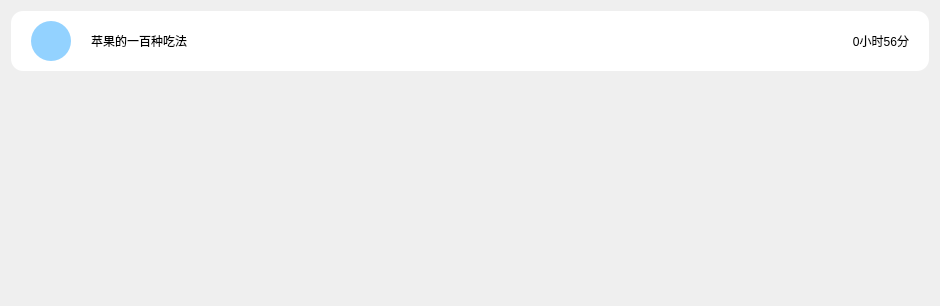
       <widget class="QWidget" name="tj_s_scrollAreaWidgetContents">
        <property name="geometry">
         <rect>
          <x>0</x>
          <y>0</y>
          <width>940</width>
          <height>306</height>
         </rect>
        </property>
        <property name="styleSheet">
         <string notr="true"/>
        </property>
        <layout class="QVBoxLayout" name="verticalLayout_4">
         <item>
          <widget class="QFrame" name="tj_s_Detail">
           <property name="styleSheet">
            <string notr="true">background-color: #FFF;
border-radius: 12px;
</string>
           </property>
           <property name="frameShape">
            <enum>QFrame::StyledPanel</enum>
           </property>
           <property name="frameShadow">
            <enum>QFrame::Raised</enum>
           </property>
           <layout class="QHBoxLayout" name="horizontalLayout_5">
            <property name="spacing">
             <number>20</number>
            </property>
            <property name="leftMargin">
             <number>20</number>
            </property>
            <property name="topMargin">
             <number>10</number>
            </property>
            <property name="rightMargin">
             <number>20</number>
            </property>
            <property name="bottomMargin">
             <number>10</number>
            </property>
            <item>
             <widget class="QPushButton" name="tj_s_d_img">
              <property name="minimumSize">
               <size>
                <width>40</width>
                <height>40</height>
               </size>
              </property>
              <property name="styleSheet">
               <string notr="true">margin:0 0;
background-color: #93D2FF;
border-radius: 20px</string>
              </property>
              <property name="text">
               <string/>
              </property>
              <property name="iconSize">
               <size>
                <width>60</width>
                <height>60</height>
               </size>
              </property>
             </widget>
            </item>
            <item>
             <widget class="QLabel" name="tj_s_d_name">
              <property name="styleSheet">
               <string notr="true">margin:0 0;</string>
              </property>
              <property name="text">
               <string>苹果的一百种吃法</string>
              </property>
             </widget>
            </item>
            <item>
             <spacer name="tj_s_d_horizontalSpacer">
              <property name="orientation">
               <enum>Qt::Horizontal</enum>
              </property>
              <property name="sizeHint" stdset="0">
               <size>
                <width>40</width>
                <height>20</height>
               </size>
              </property>
             </spacer>
            </item>
            <item>
             <widget class="QLabel" name="tj_s_d_learnTime">
              <property name="styleSheet">
               <string notr="true">margin:0 0;</string>
              </property>
              <property name="text">
               <string>0小时56分</string>
              </property>
              <property name="alignment">
               <set>Qt::AlignRight|Qt::AlignTrailing|Qt::AlignVCenter</set>
              </property>
             </widget>
            </item>
           </layout>
          </widget>
         </item>
         <item>
          <spacer name="tj_s_verticalSpacer">
           <property name="orientation">
            <enum>Qt::Vertical</enum>
           </property>
           <property name="sizeHint" stdset="0">
            <size>
             <width>20</width>
             <height>40</height>
            </size>
           </property>
          </spacer>
         </item>
        </layout>
       </widget>
